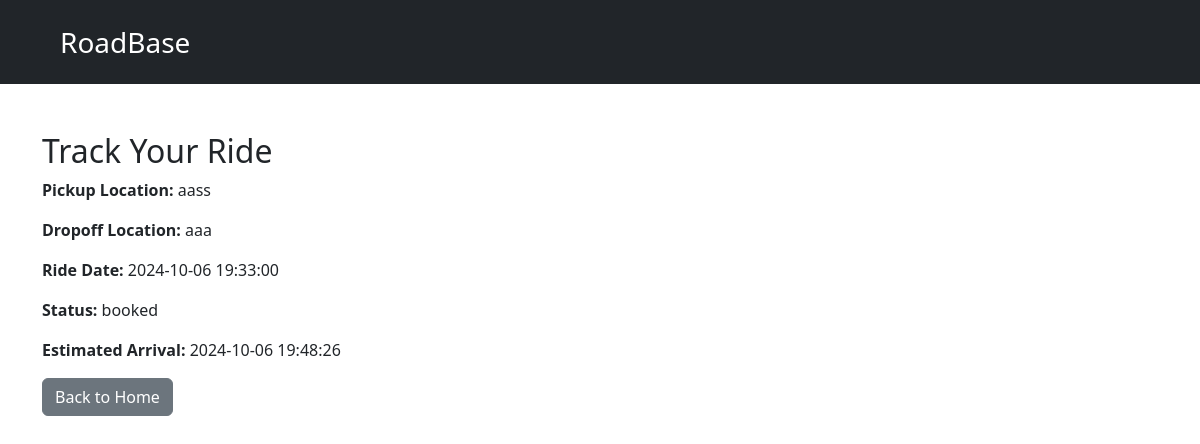
Page /track_ride.php (signed in) on the committed database.
### tables this page shows
CREATE TABLE `rides` (
  `id` int(11) NOT NULL,
  `user_id` int(11) DEFAULT NULL,
  `pickup_location` varchar(255) DEFAULT NULL,
  `dropoff_location` varchar(255) DEFAULT NULL,
  `ride_date` datetime DEFAULT NULL,
  `status` enum('booked','in_progress','completed','cancelled') DEFAULT 'booked',
  `driver_id` int(11) DEFAULT NULL,
  `estimated_arrival` timestamp NOT NULL DEFAULT current_timestamp() ON UPDATE current_timestamp(),
  `passenger_id` int(11) NOT NULL
);

### track_ride.php (the view, shortened to what this page needs)
<?php
require 'config/database.php';
$user_id = $_SESSION['user_id'];
$stmt = $pdo->prepare("SELECT * FROM rides WHERE user_id = ? ORDER BY ride_date DESC LIMIT 1");
$stmt->execute([$user_id]);
$ride = $stmt->fetch();
?>
<!DOCTYPE html>
<html lang="en">
<head>
    <link rel="stylesheet" href="https://cdn.jsdelivr.net/npm/bootstrap@5.3.3/dist/css/bootstrap.min.css">
</head>
<body>
<?php require 'navbar.php' ?>
<div class="container mt-5">
    <h2>Track Your Ride</h2>
    <?php if ($ride): ?>
        <p><strong>Pickup Location:</strong> <?php echo htmlspecialchars($ride['pickup_location']); ?></p>
        <p><strong>Dropoff Location:</strong> <?php echo htmlspecialchars($ride['dropoff_location']); ?></p>
        <p><strong>Ride Date:</strong> <?php echo htmlspecialchars($ride['ride_date']); ?></p>
        <p><strong>Status:</strong> <?php echo htmlspecialchars($ride['status']); ?></p>
        <p><strong>Estimated Arrival:</strong> <?php echo htmlspecialchars($ride['estimated_arrival']); ?></p>
    <?php else: ?>
        <p>No ride booked yet.</p>
    <?php endif; ?>
    <a href="Ride.php" class="btn btn-secondary">Back to Home</a>
</div>
</body>
</html>

### rows in the picture
rides: pickup_location "aass", dropoff_location "aaa", ride_date "2024-10-06 19:33:00", status "booked", estimated_arrival "2024-10-06 19:48:26"
